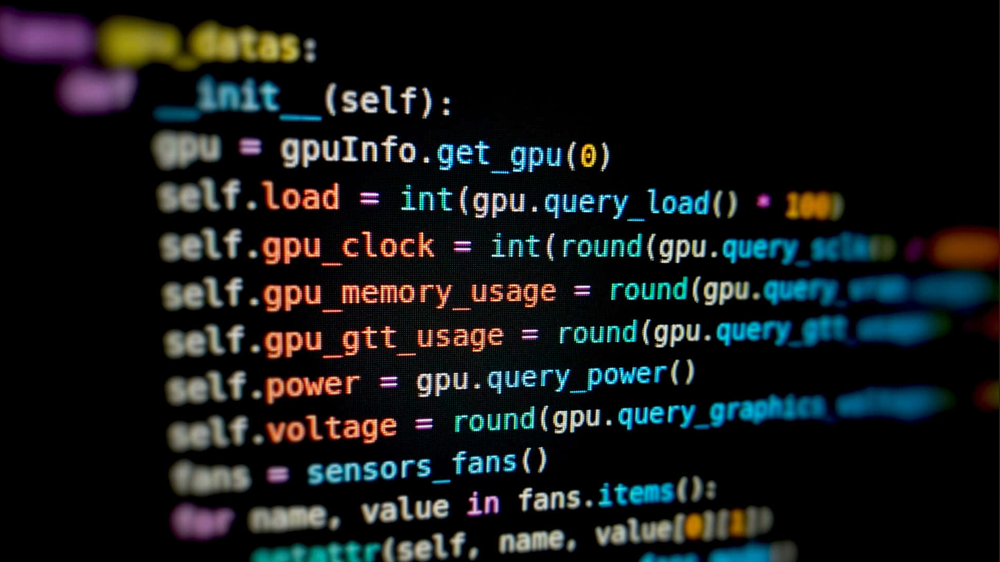
#> input picture tp2/q1.3/images/code.png, 1000 x 562 px, shrunk from 1918 x 1077 before the run; its folder holds only this picture in this run
$ python main.py
#> lines starting #> are read from the running program, lines starting #| are printed output that depends on the picture
### tp2/q1.3/chart.py
import matplotlib.pyplot as plt
import json

def create_chart():
    data = None
    with open("./times.json", "r") as f:
        data = json.load(f)

    times = []
    threads = []
    for d in data:
        threads.append(d["threads"])
        times.append(d["seconds"])

    plt.plot(threads, times)
    plt.xlabel("Threads")
    plt.ylabel("Seconds")
    plt.title("Runtime of image filter applying")
    plt.savefig("../data/charts/imgs_edting.png")


# [2 lines that do not run on import are left out]

### tp2/q1.3/main.py
from PIL import Image, ImageFilter, ImageEnhance
import os, asyncio, time, json
from concurrent.futures import ThreadPoolExecutor
from chart import create_chart

async def get_files(dir):
    return await asyncio.to_thread(os.listdir, dir)

async def edit(image, exec):
        loop = asyncio.get_running_loop()
        def _edit():
            img = Image.open(f"./images/{image}")
            embossed = img.filter(ImageFilter.EMBOSS)
            enhanced = ImageEnhance.Contrast(embossed).enhance(3.0)
            enhanced.save(f"../data/images/embossed/{image}")
            blurred = img.filter(ImageFilter.GaussianBlur(6))
            blurred.save(f"../data/images/blurred/{image}")
        await loop.run_in_executor(exec, _edit)
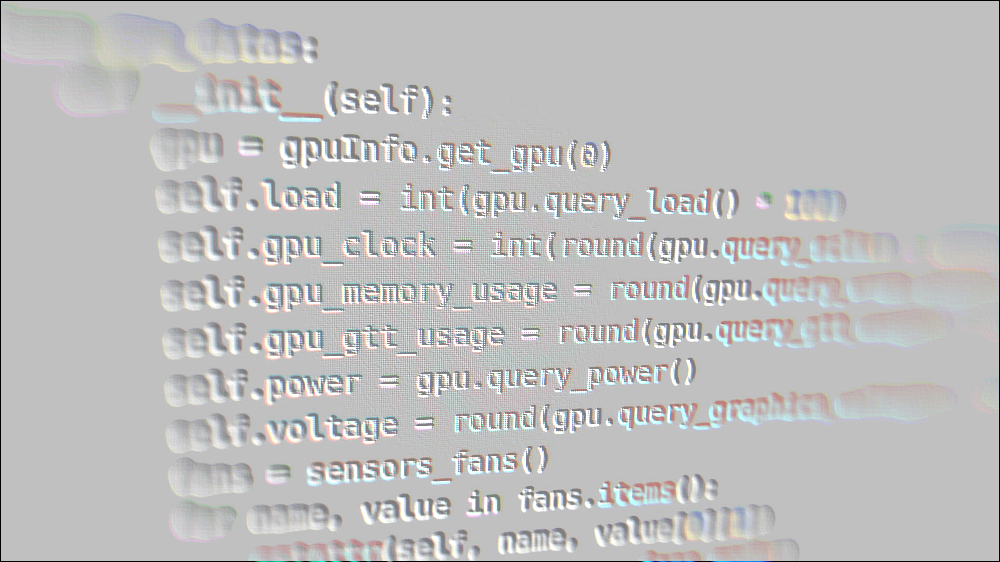
#> saved as code.png: PIL image 1000x562 RGBA; mean R, G, B, A 129.3, 129, 128.8, 128.7; transparent parts drawn white
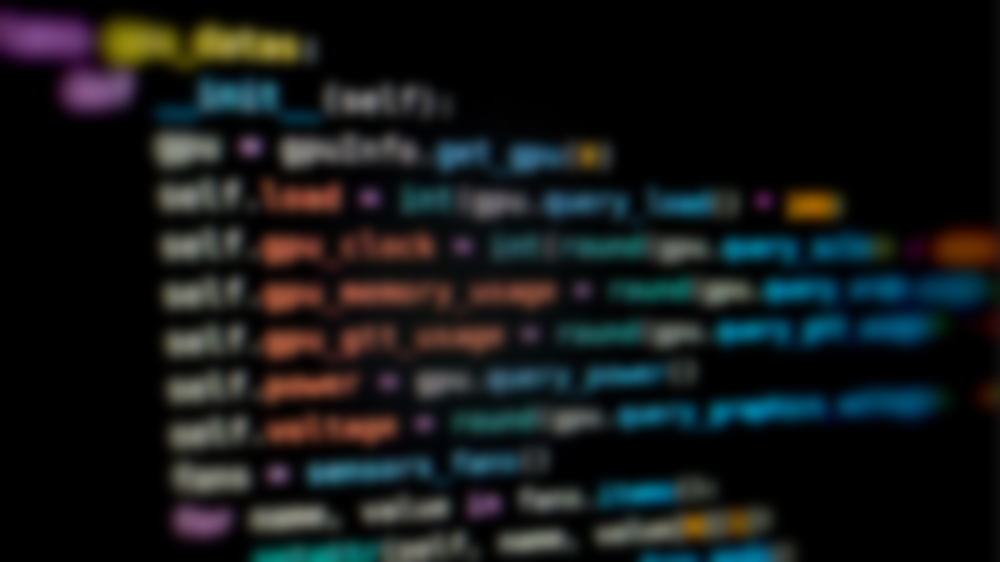
#> saved as code.png: PIL image 1000x562 RGBA; mean R, G, B, A 20.5, 23.5, 23.9, 255

async def edit_all(exec):
    files = await get_files("./images")
    tasks = []
    for file in files:
        tasks.append(edit(file, exec))
    await asyncio.gather(*tasks)

def main():
    max_workers = 8
    content = []
    print("IMAGE EDITING TIME")
    for workers in range(max_workers, 0, -1):
        start = time.time()
        executor = ThreadPoolExecutor(max_workers=workers)
        asyncio.run(edit_all(executor))
        t = round((time.time()-start), 4)
        print(f"Threads: {workers} Time: {t} seconds")
        content.append({"threads": workers, "seconds": t })
    with open("./times.json", "w") as f:
        json_data = json.dumps(content, indent=2)
        f.write(json_data)

if __name__ == "__main__":
    main()
    create_chart()
#> in create_chart, `plt.savefig("../data/charts/imgs_edting.png")`:
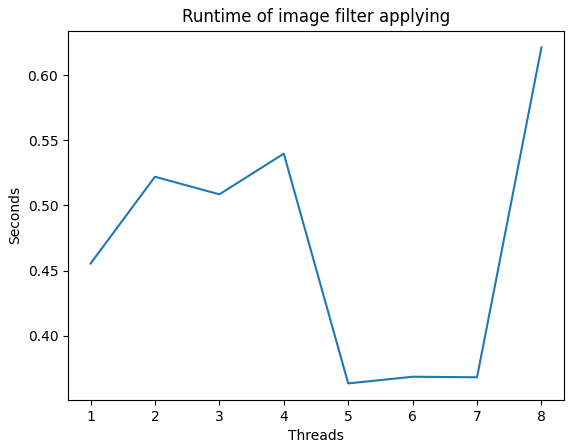
#> figure drawn by matplotlib, 1 panel
